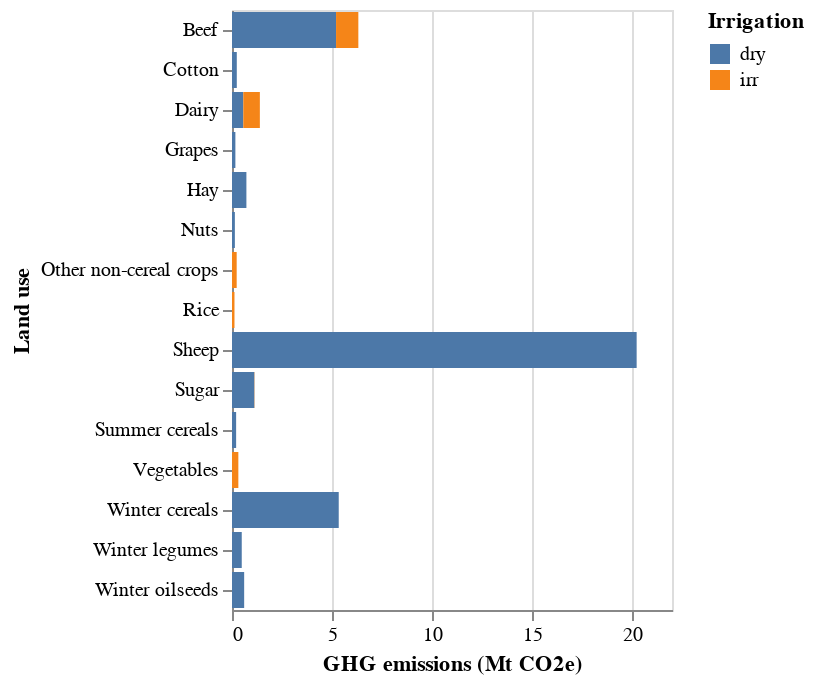

Source (notebook cell):
### Code cell
plot_GHG_ag_lu_lm(GHG_ag_lu_lm,2050)

### Figure 1 — Vega-Lite specification as saved in the notebook (floating-point values rounded to 4 significant figures)
{"config": {"view": {"continuousWidth": 300, "continuousHeight": 300}}, "data": {"name": "data-43ced78438bab099be3afe82a6406646"}, "mark": {"type": "bar"}, "encoding": {"color": {"field": "Irrigation", "type": "nominal"}, "x": {"field": "GHG emissions (Mt CO2e)", "type": "quantitative"}, "y": {"field": "Land use", "type": "ordinal"}}, "width": 220, "$schema": "https://vega.github.io/schema/vega-lite/v5.15.1.json", "datasets": {"data-43ced78438bab099be3afe82a6406646": [{"Year": 2050, "Land use category": "Crop", "Land use": "Cotton", "Irrigation": "dry", "GHG emissions (Mt CO2e)": 0.2394}, {"Year": 2050, "Land use category": "Crop", "Land use": "Cotton", "Irrigation": "irr", "GHG emissions (Mt CO2e)": 0.0}, {"Year": 2050, "Land use category": "Crop", "Land use": "Grapes", "Irrigation": "dry", "GHG emissions (Mt CO2e)": 0.1691}, {"Year": 2050, "Land use category": "Crop", "Land use": "Grapes", "Irrigation": "irr", "GHG emissions (Mt CO2e)": 0.0}, {"Year": 2050, "Land use category": "Crop", "Land use": "Hay", "Irrigation": "dry", "GHG emissions (Mt CO2e)": 0.7201}, {"Year": 2050, "Land use category": "Crop", "Land use": "Hay", "Irrigation": "irr", "GHG emissions (Mt CO2e)": 0.0}, {"Year": 2050, "Land use category": "Crop", "Land use": "Nuts", "Irrigation": "dry", "GHG emissions (Mt CO2e)": 0.1434}, {"Year": 2050, "Land use category": "Crop", "Land use": "Nuts", "Irrigation": "irr", "GHG emissions (Mt CO2e)": 0.0}, {"Year": 2050, "Land use category": "Crop", "Land use": "Other non-cereal crops", "Irrigation": "dry", "GHG emissions (Mt CO2e)": 0.0}, {"Year": 2050, "Land use category": "Crop", "Land use": "Other non-cereal crops", "Irrigation": "irr", "GHG emissions (Mt CO2e)": 0.234}, {"Year": 2050, "Land use category": "Crop", "Land use": "Rice", "Irrigation": "dry", "GHG emissions (Mt CO2e)": 0.0}, {"Year": 2050, "Land use category": "Crop", "Land use": "Rice", "Irrigation": "irr", "GHG emissions (Mt CO2e)": 0.1242}, {"Year": 2050, "Land use category": "Crop", "Land use": "Sugar", "Irrigation": "dry", "GHG emissions (Mt CO2e)": 1.118}, {"Year": 2050, "Land use category": "Crop", "Land use": "Sugar", "Irrigation": "irr", "GHG emissions (Mt CO2e)": 0.01254}, {"Year": 2050, "Land use category": "Crop", "Land use": "Summer cereals", "Irrigation": "dry", "GHG emissions (Mt CO2e)": 0.2066}, {"Year": 2050, "Land use category": "Crop", "Land use": "Summer cereals", "Irrigation": "irr", "GHG emissions (Mt CO2e)": 0.0}, {"Year": 2050, "Land use category": "Crop", "Land use": "Vegetables", "Irrigation": "dry", "GHG emissions (Mt CO2e)": 0.0}, {"Year": 2050, "Land use category": "Crop", "Land use": "Vegetables", "Irrigation": "irr", "GHG emissions (Mt CO2e)": 0.3176}, {"Year": 2050, "Land use category": "Crop", "Land use": "Winter cereals", "Irrigation": "dry", "GHG emissions (Mt CO2e)": 5.337}, {"Year": 2050, "Land use category": "Crop", "Land use": "Winter cereals", "Irrigation": "irr", "GHG emissions (Mt CO2e)": 0.0}, {"Year": 2050, "Land use category": "Crop", "Land use": "Winter legumes", "Irrigation": "dry", "GHG emissions (Mt CO2e)": 0.4873}, {"Year": 2050, "Land use category": "Crop", "Land use": "Winter legumes", "Irrigation": "irr", "GHG emissions (Mt CO2e)": 0.0}, {"Year": 2050, "Land use category": "Crop", "Land use": "Winter oilseeds", "Irrigation": "dry", "GHG emissions (Mt CO2e)": 0.6082}, {"Year": 2050, "Land use category": "Crop", "Land use": "Winter oilseeds", "Irrigation": "irr", "GHG emissions (Mt CO2e)": 0.0}, {"Year": 2050, "Land use category": "Livestock", "Land use": "Beef", "Irrigation": "dry", "GHG emissions (Mt CO2e)": 5.202}, {"Year": 2050, "Land use category": "Livestock", "Land use": "Beef", "Irrigation": "irr", "GHG emissions (Mt CO2e)": 1.115}, {"Year": 2050, "Land use category": "Livestock", "Land use": "Dairy", "Irrigation": "dry", "GHG emissions (Mt CO2e)": 0.5643}, {"Year": 2050, "Land use category": "Livestock", "Land use": "Dairy", "Irrigation": "irr", "GHG emissions (Mt CO2e)": 0.8287}, {"Year": 2050, "Land use category": "Livestock", "Land use": "Sheep", "Irrigation": "dry", "GHG emissions (Mt CO2e)": 20.23}, {"Year": 2050, "Land use category": "Livestock", "Land use": "Sheep", "Irrigation": "irr", "GHG emissions (Mt CO2e)": 0.0}]}}
